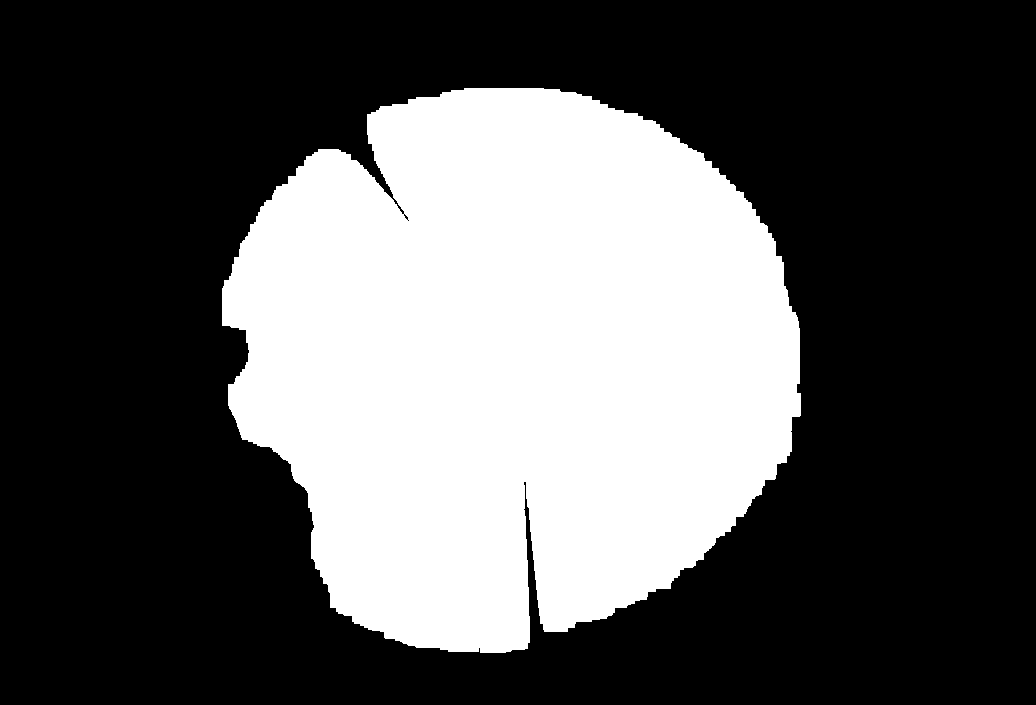
#> input picture mask_delete_5.png, 1036 x 705 px, found by its file name
$ jupyter execute --allow-errors RBR_tecniqque.ipynb   (older library calls are emulated)
#> lines starting #> are read from the running program, lines starting #| are printed output that depends on the picture; after the words box and inside, x2 and y2 are one past the last pixel; in counts of white or black regions, pixels touching at a corner belong together
### preprocessing.py
from code import interact
from re import S
import statistics
import numpy as np
import cv2
import os
from IPython.display import Image
from matplotlib import pyplot as plt
import shutil
from skimage.feature import graycomatrix,graycoprops
import pandas as pd
from TotalCalculation import *
from sklearn.decomposition import PCA
from sklearn.preprocessing import StandardScaler
import pickle

class preprocessData:
    def __init__(self):
        pass
    # [51 lines left out: functions ScaledPCA, cropSun, calculate_skewness, crop_center, Threshold, not called in this run]
    def applySunDelete(self,img):
        return cv2.bitwise_and(img,img,mask=cv2.inRange(img,np.array([0,0,0]),np.array([254,253,255])))
    def load_images_and_preprocess(self,path:str,mask,apply_crop_sun:bool):
        images = []
        name = []
        for filename in os.listdir(path):
            img = cv2.imread(os.path.join(path,filename))
            img = preprocessData().crop_center(img)
            img = cv2.bitwise_and(img,img,mask=mask)
            img = cv2.cvtColor(img,cv2.COLOR_BGR2RGB)
            if apply_crop_sun:
                img = self.cropSun(img)
            images.append(img)
            name.append(int(os.path.splitext(os.path.basename(filename))[0]))
        return images,name
    # [38 lines left out: functions load_single_image, Edging, getDataframe, not called in this run]
    def computeGlcmsingle(self,image,distance,angle):
        glcm = graycomatrix(image,distance,angle)
        return glcm
    # [6 lines left out: function computeGlcm, not called in this run]
    def showCloudRatio(self,images,mask,number):
        image = images
        return cv2.countNonZero(image[number])/cv2.countNonZero(mask)

class image:
    # [20 lines left out: functions getFilename, filename_to_ticks, extract_filename, not called in this run]

class thresholding:
    def __init__(self):
        pass
    # [82 lines left out: functions RBratiosingle, RBratio, not called in this run]

### Test/Test_kernel/RBR_tecniqque.ipynb
[cell 1]
import cv2
import numpy as np
import matplotlib.pyplot as plt
import pandas as pd
import os
import sklearn
import seaborn as sns

image_path = r'All_sky_camera_Astropark_Chaingmai\2024-06\2024-06-03\638529694930849032.png'
mask_path = r'mask_delete_5.png'

mask = cv2.imread(mask_path,cv2.IMREAD_GRAYSCALE)
image = cv2.cvtColor(cv2.imread(image_path),cv2.COLOR_BGR2RGB)

masked = cv2.bitwise_and(image,image,mask=mask)
plt.figure(figsize=(20,20))
plt.imshow(image)

cut = cv2.inRange(masked,np.array([0,0,0]),np.array([254,254,254]))
plt.imshow(cut)

crop_whole = masked[(int(image.shape[0]/2)-270):int((image.shape[0]/2)+270),int((image.shape[1]/2)-290):int((image.shape[1]/2)+280)]
R,G,B = cv2.split(crop_whole)
if np.mean(crop_whole) <= 70:
    ratio = (R/B)*np.mean(crop_whole)/8
    ratio_1 = cv2.convertScaleAbs(ratio)
    _,final_mask = cv2.threshold(ratio_1, np.mean(crop_whole)/10, 255, cv2.THRESH_BINARY)
if np.mean(crop_whole) > 70:
    ratio = (R/B)*np.mean(crop_whole)/10
    ratio_1 = cv2.convertScaleAbs(ratio)
    _,final_mask = cv2.threshold(ratio_1, np.mean(crop_whole)/20, 255, cv2.THRESH_BINARY)
if np.mean(crop_whole) < 45:
    ratio = (R/B)*np.mean(crop_whole)/8
    ratio_1 = cv2.convertScaleAbs(ratio)
    _,final_mask = cv2.threshold(ratio_1, np.mean(crop_whole)/16, 255, cv2.THRESH_BINARY)

print(np.mean(crop_whole))
plt.figure(figsize=(20,20))
plt.subplot(1,2,1)
plt.imshow(ratio_1,cmap='jet')
plt.subplot(1,2,2)
plt.imshow(final_mask,cmap='gray')

final = cv2.bitwise_and(crop_whole,crop_whole,mask=final_mask)

plt.figure(figsize=(20,20))
plt.imshow(final)

crop_whole = masked[(int(image.shape[0]/2)-270):int((image.shape[0]/2)+270),int((image.shape[1]/2)-290):int((image.shape[1]/2)+280)]
crop_glcm = final

mask_pred = cv2.resize(final,(125,125))
mask_pred = tf.expand_dims(mask_pred, axis=0)

predict_sky = model_pred.predict(mask_pred)[0]
np.asarray(predict_sky)

cloud_pixel = cv2.countNonZero(cv2.cvtColor(final,cv2.COLOR_RGB2GRAY))
whole = cv2.countNonZero(cv2.cvtColor(masked,cv2.COLOR_RGB2GRAY))

coverage = cloud_pixel/whole

def skyPredict(arg):
    if arg == 1:
        return str("Blue sky")
    if arg == 2:
        return str("Medium cloud")
    if arg == 3:
        return str("Dark cloud")
    if arg == 4:
        return str("White cloud")
    if arg == 5:
        return str("Light cloud")

print(f"cloud percentage :{coverage*100} % , cloud status : {skyPredict(np.argmax(predict_sky)+1)} ")

from skimage.feature import graycomatrix, graycoprops
from skimage import data

final_gray = cv2.cvtColor(crop_glcm,cv2.COLOR_RGB2GRAY)

distance = [2,3]
angle = [0]

glcm = graycomatrix(final_gray,distances=distance,angles=angle,levels=256)

features = {
        'contrast': graycoprops(glcm, 'contrast').flatten(),
        'dissimilarity': graycoprops(glcm, 'dissimilarity').flatten(),
        'homogeneity': graycoprops(glcm, 'homogeneity').flatten(),
        'energy': graycoprops(glcm, 'energy').flatten(),
        'correlation': graycoprops(glcm, 'correlation').flatten(),
        'ASM': graycoprops(glcm, 'ASM').flatten()
    }

for feature_name, feature_values in features.items():
    print(f"{feature_name.capitalize()}: {feature_values}")

plt.figure(figsize=(20,20))
plt.imshow(final_gray,cmap='gray')

[cell 2]
from preprocessing import *
from skimage.feature import graycomatrix,graycoprops
from TotalCalculation import *

[cell 3]
properties = ['contrast',
            'dissimilarity',
            'homogeneity',
            'energy',
            'correlation',
            'ASM']

mask_path = r'mask_delete_5.png'
mask = cv2.imread(mask_path,cv2.IMREAD_GRAYSCALE)
#> mask: shape (705, 1036); 33.8% white; 1 white region, box (x1, y1, x2, y2) and area: (222, 88, 801, 653) 246583
mask = mask[(int(mask.shape[0]/2)-270):int((mask.shape[0]/2)+270),int((mask.shape[1]/2)-290):int((mask.shape[1]/2)+280)]
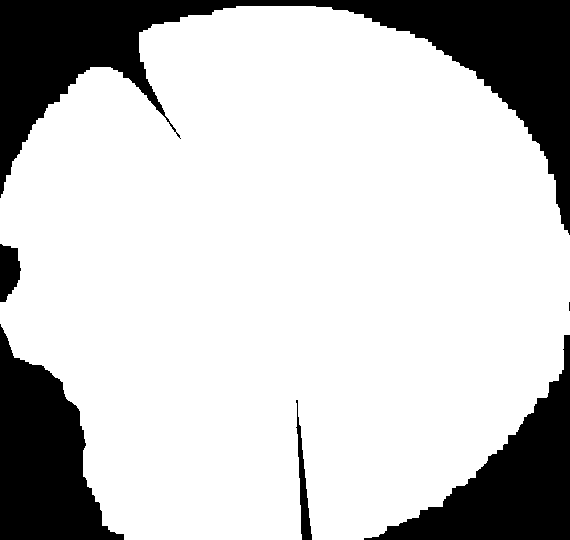
#> mask: shape (540, 570); 78.5% white; 6 black regions (1 under 20 px), largest, box (x1, y1, x2, y2) and area: (0, 0, 570, 235) 34712, (0, 324, 124, 540) 15081, (364, 335, 570, 540) 14594, (0, 244, 21, 302) 912, (296, 400, 312, 540) 777
path = r'C:\Users\ASUS\Documents\NARIT_internship_data\All_sky_camera_Astropark_Chaingmai\2024-06\2024-06-08'
#> (the rest of this cell did not finish here and is left out)

sunrise,sunset = SunPosition().SunriseSunset(filename=filename[0],start_date='2024-01-01',location=[18.849417,98.9538],Time_zone=7,include_end_date=True)
masked,value,RB = thresholding().RBratio(input=images,filename=filename,sunrise=sunrise,sunset=sunset)
